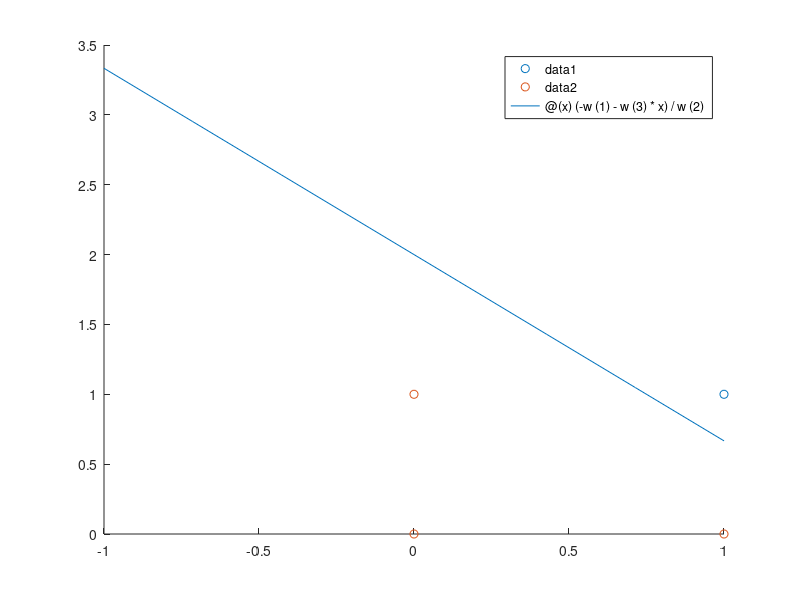

Write the MATLAB code that produced this figure.
clc;
clear all;
data=[1 1 1 ;1 0 -1; 0  1 -1;0 0 -1;];



k=1;
con=0.001;
w_new=[0 0 0 ]';
data=[ones(size(data,1),1) data];

eta=0.1
m=1;
while(1)

   for i=1:size(data,1)
w_old=w_new;
       net(i)=w_old'*data(i,1:end-1)';
       
      y1(i)=sign(net(i)) ;
      
      
      r(i)=data(i,end)-y1(i)
     
      
      
      
      w_new=w_old+(eta*(r(i))*data(i,1:end-1)');
      if r(i)==0
      h(i)=1;
      end
     
 
   end
   
   if sum(h)>=4
   break;
   end   
   
   norm(w_new-w_old);

   m=m+1;
end
w=w_new;


figure

scatter(data(data(:,4)==1,2),data(data(:,4)==1,3));
hold on;
scatter(data(data(:,4)==-1,2),data(data(:,4)==-1,3));
%syms x;
fn=@(x) (-w(1)-w(3)*x)/w(2);

hold on;
fplot(fn,[-1,1]);